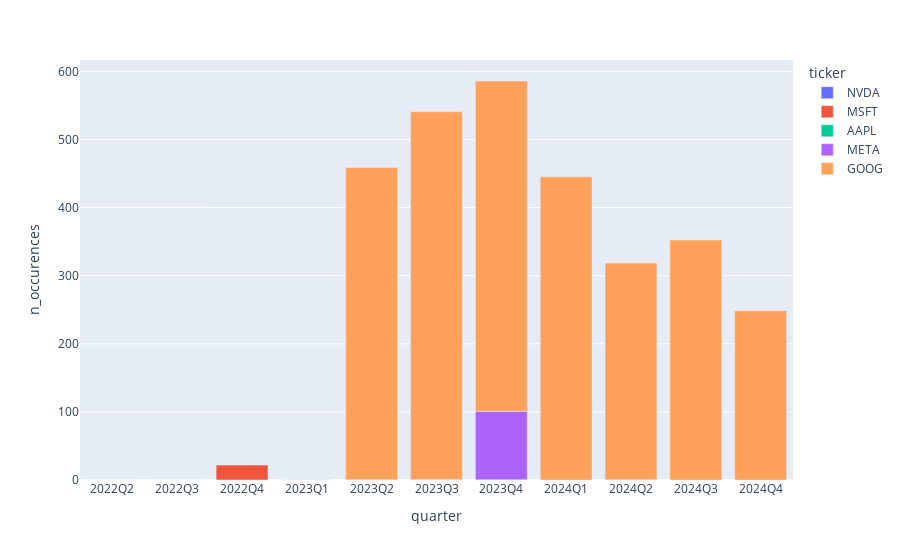

The code cell stored with this chart in its notebook:
### Markdown cell above
#### Trends over Time
I now want to ask some more high level questions ...

Google seems to be releasing a suite of tools leveraging Gemini for helping companies build advertisements. I want to know when this started and how focused the earnings calls have been on this product line each quarter.

Because our model statistically structures unstructured data at the word, sentence, paragraph, document and corpus level, we can actually just run basic sql queries as if our unstructured data was simply another quantitative field.

### Code cell
# Arrays are 1 indexed in our sql data store
df = pd.DataFrame(index.queryMeta(f"""
SELECT quarter, ticker, sum(sum_topic_counts[{topic_id+1}]) as n_occurences
FROM doc_meta 
GROUP BY quarter, ticker
ORDER BY quarter""") )

px.bar(df, x="quarter", y="n_occurences", color="ticker").show()

### Figure 1 — Plotly figure (JSON) as saved in the notebook; plotly's stock layout.template omitted (floating-point values rounded to 4 significant figures)
{"data": [{"alignmentgroup": "True", "hovertemplate": "ticker=NVDA<br>quarter=%{x}<br>n_occurences=%{y}<extra></extra>", "legendgroup": "NVDA", "marker": {"color": "#636efa", "pattern": {"shape": ""}}, "name": "NVDA", "offsetgroup": "NVDA", "orientation": "v", "showlegend": true, "textposition": "auto", "type": "bar", "x": ["2022Q2", "2022Q3", "2022Q4", "2023Q1", "2023Q2", "2023Q3", "2023Q4", "2024Q1"], "xaxis": "x", "y": [0.08667, 0.02, 0.006667, 0.02, 0.04, 0.01333, 0.2733, 0], "yaxis": "y"}, {"alignmentgroup": "True", "hovertemplate": "ticker=MSFT<br>quarter=%{x}<br>n_occurences=%{y}<extra></extra>", "legendgroup": "MSFT", "marker": {"color": "#EF553B", "pattern": {"shape": ""}}, "name": "MSFT", "offsetgroup": "MSFT", "orientation": "v", "showlegend": true, "textposition": "auto", "type": "bar", "x": ["2022Q4", "2023Q1", "2023Q2", "2023Q3", "2023Q4", "2024Q1", "2024Q2", "2024Q3"], "xaxis": "x", "y": [21.92, 0.02667, 0.006667, 0.3933, 0.07333, 0.006667, 0.2267, 0.006667], "yaxis": "y"}, {"alignmentgroup": "True", "hovertemplate": "ticker=AAPL<br>quarter=%{x}<br>n_occurences=%{y}<extra></extra>", "legendgroup": "AAPL", "marker": {"color": "#00cc96", "pattern": {"shape": ""}}, "name": "AAPL", "offsetgroup": "AAPL", "orientation": "v", "showlegend": true, "textposition": "auto", "type": "bar", "x": ["2023Q1", "2023Q2", "2023Q3", "2023Q4", "2024Q1", "2024Q2", "2024Q3"], "xaxis": "x", "y": [0.006667, 0.06667, 0.02667, 0, 0, 0.006667, 0.02], "yaxis": "y"}, {"alignmentgroup": "True", "hovertemplate": "ticker=META<br>quarter=%{x}<br>n_occurences=%{y}<extra></extra>", "legendgroup": "META", "marker": {"color": "#ab63fa", "pattern": {"shape": ""}}, "name": "META", "offsetgroup": "META", "orientation": "v", "showlegend": true, "textposition": "auto", "type": "bar", "x": ["2023Q2", "2023Q3", "2023Q4", "2024Q1", "2024Q2", "2024Q3", "2024Q4"], "xaxis": "x", "y": [0.28, 0.1867, 100.6, 0, 0.03333, 0.02, 0.02667], "yaxis": "y"}, {"alignmentgroup": "True", "hovertemplate": "ticker=GOOG<br>quarter=%{x}<br>n_occurences=%{y}<extra></extra>", "legendgroup": "GOOG", "marker": {"color": "#FFA15A", "pattern": {"shape": ""}}, "name": "GOOG", "offsetgroup": "GOOG", "orientation": "v", "showlegend": true, "textposition": "auto", "type": "bar", "x": ["2023Q2", "2023Q3", "2023Q4", "2024Q1", "2024Q2", "2024Q3", "2024Q4"], "xaxis": "x", "y": [458.3, 540.1, 485.0, 445.2, 318.3, 352.4, 248.6], "yaxis": "y"}], "layout": {"autosize": true, "barmode": "relative", "legend": {"title": {"text": "ticker"}, "tracegroupgap": 0}, "margin": {"t": 60}, "xaxis": {"anchor": "y", "autorange": true, "domain": [0, 1], "range": [-0.5, 10.5], "title": {"text": "quarter"}, "type": "category"}, "yaxis": {"anchor": "x", "autorange": true, "domain": [0, 1], "range": [0, 616.8], "title": {"text": "n_occurences"}, "type": "linear"}}}
